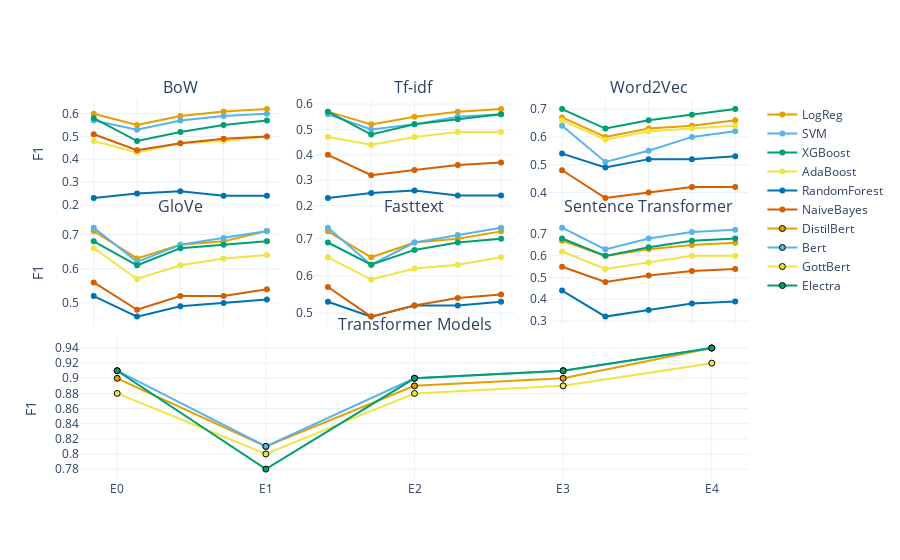

The notebook cell this image was saved under:
### Code cell
fig = make_subplots(rows=3, 
                    cols=3, 
                    specs=[[{},{},{}], [{},{},{}], [{"colspan": 3}, None, None]],
                    horizontal_spacing=.05,
                    vertical_spacing=.03,
                    row_heights=[.3, .3, .4],
                    subplot_titles=("BoW", "Tf-idf", "Word2Vec", "GloVe", "Fasttext", "Sentence Transformer", "Transformer Models"),
                   )
fig.update_layout(template='plotly_white')
df = pd.read_csv('/home/sami/FLAIR/Results/LINEAR/LinearScores.csv').sort_values('Experiment')
embedding = 'BoW'
row = 1
col = 1
model = 'LogReg'
fig = add_trace_linear(df, fig, embedding, model, row=1, col=1)
model = 'SVM'
fig = add_trace_linear(df, fig, embedding, model, row=1, col=1)
model = 'XGBoost'
fig = add_trace_linear(df, fig, embedding, model, row=1, col=1)
model = 'AdaBoost'
fig = add_trace_linear(df, fig, embedding, model, row=1, col=1)
model = 'RandomForest'
fig = add_trace_linear(df, fig, embedding, model, row=1, col=1)
model = 'NaiveBayes'
fig = add_trace_linear(df, fig, embedding, model, row=1, col=1)

embedding = 'Tf-idf'
row = 1
col = 2
model = 'LogReg'
fig = add_trace_linear(df, fig, embedding, model, row=row, col=col)
model = 'SVM'
fig = add_trace_linear(df, fig, embedding, model, row=row, col=col)
model = 'XGBoost'
fig = add_trace_linear(df, fig, embedding, model, row=row, col=col)
model = 'AdaBoost'
fig = add_trace_linear(df, fig, embedding, model, row=row, col=col)
model = 'RandomForest'
fig = add_trace_linear(df, fig, embedding, model, row=row, col=col)
model = 'NaiveBayes'
fig = add_trace_linear(df, fig, embedding, model, row=row, col=col)

embedding = 'Word2Vec'
row = 1
col = 3
model = 'LogReg'
fig = add_trace_linear(df, fig, embedding, model, row=row, col=col)
model = 'SVM'
fig = add_trace_linear(df, fig, embedding, model, row=row, col=col)
model = 'XGBoost'
fig = add_trace_linear(df, fig, embedding, model, row=row, col=col)
model = 'AdaBoost'
fig = add_trace_linear(df, fig, embedding, model, row=row, col=col)
model = 'RandomForest'
fig = add_trace_linear(df, fig, embedding, model, row=row, col=col)
model = 'NaiveBayes'
fig = add_trace_linear(df, fig, embedding, model, row=row, col=col)

embedding = 'GloVe'
row = 2
col = 1
model = 'LogReg'
fig = add_trace_linear(df, fig, embedding, model, row=row, col=col)
model = 'SVM'
fig = add_trace_linear(df, fig, embedding, model, row=row, col=col)
model = 'XGBoost'
fig = add_trace_linear(df, fig, embedding, model, row=row, col=col)
model = 'AdaBoost'
fig = add_trace_linear(df, fig, embedding, model, row=row, col=col)
model = 'RandomForest'
fig = add_trace_linear(df, fig, embedding, model, row=row, col=col)
model = 'NaiveBayes'
fig = add_trace_linear(df, fig, embedding, model, row=row, col=col)

embedding = 'Fasttext'
row = 2
col = 2
model = 'LogReg'
fig = add_trace_linear(df, fig, embedding, model, row=row, col=col)
model = 'SVM'
fig = add_trace_linear(df, fig, embedding, model, row=row, col=col)
model = 'XGBoost'
fig = add_trace_linear(df, fig, embedding, model, row=row, col=col)
model = 'AdaBoost'
fig = add_trace_linear(df, fig, embedding, model, row=row, col=col)
model = 'RandomForest'
fig = add_trace_linear(df, fig, embedding, model, row=row, col=col)
model = 'NaiveBayes'
fig = add_trace_linear(df, fig, embedding, model, row=row, col=col)

embedding = 'SentEmbeddings'
row = 2
col = 3
model = 'LogReg'
fig = add_trace_linear(df, fig, embedding, model, row=row, col=col)
model = 'SVM'
fig = add_trace_linear(df, fig, embedding, model, row=row, col=col)
model = 'XGBoost'
fig = add_trace_linear(df, fig, embedding, model, row=row, col=col)
model = 'AdaBoost'
fig = add_trace_linear(df, fig, embedding, model, row=row, col=col)
model = 'RandomForest'
fig = add_trace_linear(df, fig, embedding, model, row=row, col=col)
model = 'NaiveBayes'
fig = add_trace_linear(df, fig, embedding, model, row=row, col=col)

row = 3
col = 1
model = 'DistilBert'
df = pd.read_csv('/home/sami/FLAIR/Results/TRANSFORMER/TransformerScores.csv')
fig = add_trace_transformer(df, fig, model, row=row, col=col)
model = 'Bert'
fig = add_trace_transformer(df, fig, model, row=row, col=col)
model = 'GottBert'
fig = add_trace_transformer(df, fig, model, row=row, col=col)
model = 'Electra'
fig = add_trace_transformer(df, fig, model, row=row, col=col)
fig.update_xaxes(showticklabels=False)
fig.update_yaxes(title_text='F1', row=1, col=1)
fig.update_yaxes(title_text='F1', row=2, col=1)
fig.update_yaxes(title_text='F1', row=3, col=1)
fig.update_yaxes(nticks=12, row=row, col=col)
fig.update_xaxes(showticklabels=True, row=row, col=col)
pio.write_image(fig, '/home/sami/FLAIR/Visuals/PNG/Scores.png',scale=10, width=1080, height=800)
pio.write_image(fig, '/home/sami/FLAIR/Visuals/SVG/Scores.svg',scale=10, width=1080, height=800)
pio.write_image(fig, '/home/sami/FLAIR/Visuals/JPG/Scores.jpg',scale=10, width=1080, height=800)
pio.write_image(fig, '/home/sami/FLAIR/Visuals/PDF/Scores.pdf',scale=10, width=1080, height=800)
fig.write_html("/home/sami/FLAIR/Visuals/HTML/Scores.html")
fig.show()

### Figure 1 — Plotly figure (JSON) as saved in the notebook; plotly's stock layout.template omitted (floating-point values rounded to 4 significant figures)
{"data": [{"marker": {"color": "#E69F00"}, "name": "LogReg", "showlegend": true, "type": "scatter", "x": ["E0", "E1", "E2", "E3", "E4"], "xaxis": "x", "y": [0.6, 0.55, 0.59, 0.61, 0.62], "yaxis": "y"}, {"marker": {"color": "#56B4E9"}, "name": "SVM", "showlegend": true, "type": "scatter", "x": ["E0", "E1", "E2", "E3", "E4"], "xaxis": "x", "y": [0.57, 0.53, 0.57, 0.59, 0.6], "yaxis": "y"}, {"marker": {"color": "#009E73"}, "name": "XGBoost", "showlegend": true, "type": "scatter", "x": ["E0", "E1", "E2", "E3", "E4"], "xaxis": "x", "y": [0.58, 0.48, 0.52, 0.55, 0.57], "yaxis": "y"}, {"marker": {"color": "#F0E442"}, "name": "AdaBoost", "showlegend": true, "type": "scatter", "x": ["E0", "E1", "E2", "E3", "E4"], "xaxis": "x", "y": [0.48, 0.43, 0.47, 0.48, 0.5], "yaxis": "y"}, {"marker": {"color": "#0072B2"}, "name": "RandomForest", "showlegend": true, "type": "scatter", "x": ["E0", "E1", "E2", "E3", "E4"], "xaxis": "x", "y": [0.23, 0.25, 0.26, 0.24, 0.24], "yaxis": "y"}, {"marker": {"color": "#D55E00"}, "name": "NaiveBayes", "showlegend": true, "type": "scatter", "x": ["E0", "E1", "E2", "E3", "E4"], "xaxis": "x", "y": [0.51, 0.44, 0.47, 0.49, 0.5], "yaxis": "y"}, {"marker": {"color": "#E69F00"}, "name": "LogReg", "showlegend": false, "type": "scatter", "x": ["E0", "E1", "E2", "E3", "E4"], "xaxis": "x2", "y": [0.57, 0.52, 0.55, 0.57, 0.58], "yaxis": "y2"}, {"marker": {"color": "#56B4E9"}, "name": "SVM", "showlegend": false, "type": "scatter", "x": ["E0", "E1", "E2", "E3", "E4"], "xaxis": "x2", "y": [0.56, 0.5, 0.52, 0.55, 0.56], "yaxis": "y2"}, {"marker": {"color": "#009E73"}, "name": "XGBoost", "showlegend": false, "type": "scatter", "x": ["E0", "E1", "E2", "E3", "E4"], "xaxis": "x2", "y": [0.57, 0.48, 0.52, 0.54, 0.56], "yaxis": "y2"}, {"marker": {"color": "#F0E442"}, "name": "AdaBoost", "showlegend": false, "type": "scatter", "x": ["E0", "E1", "E2", "E3", "E4"], "xaxis": "x2", "y": [0.47, 0.44, 0.47, 0.49, 0.49], "yaxis": "y2"}, {"marker": {"color": "#0072B2"}, "name": "RandomForest", "showlegend": false, "type": "scatter", "x": ["E0", "E1", "E2", "E3", "E4"], "xaxis": "x2", "y": [0.23, 0.25, 0.26, 0.24, 0.24], "yaxis": "y2"}, {"marker": {"color": "#D55E00"}, "name": "NaiveBayes", "showlegend": false, "type": "scatter", "x": ["E0", "E1", "E2", "E3", "E4"], "xaxis": "x2", "y": [0.4, 0.32, 0.34, 0.36, 0.37], "yaxis": "y2"}, {"marker": {"color": "#E69F00"}, "name": "LogReg", "showlegend": false, "type": "scatter", "x": ["E0", "E1", "E2", "E3", "E4"], "xaxis": "x3", "y": [0.67, 0.6, 0.63, 0.64, 0.66], "yaxis": "y3"}, {"marker": {"color": "#56B4E9"}, "name": "SVM", "showlegend": false, "type": "scatter", "x": ["E0", "E1", "E2", "E3", "E4"], "xaxis": "x3", "y": [0.64, 0.51, 0.55, 0.6, 0.62], "yaxis": "y3"}, {"marker": {"color": "#009E73"}, "name": "XGBoost", "showlegend": false, "type": "scatter", "x": ["E0", "E1", "E2", "E3", "E4"], "xaxis": "x3", "y": [0.7, 0.63, 0.66, 0.68, 0.7], "yaxis": "y3"}, {"marker": {"color": "#F0E442"}, "name": "AdaBoost", "showlegend": false, "type": "scatter", "x": ["E0", "E1", "E2", "E3", "E4"], "xaxis": "x3", "y": [0.66, 0.59, 0.62, 0.63, 0.64], "yaxis": "y3"}, {"marker": {"color": "#0072B2"}, "name": "RandomForest", "showlegend": false, "type": "scatter", "x": ["E0", "E1", "E2", "E3", "E4"], "xaxis": "x3", "y": [0.54, 0.49, 0.52, 0.52, 0.53], "yaxis": "y3"}, {"marker": {"color": "#D55E00"}, "name": "NaiveBayes", "showlegend": false, "type": "scatter", "x": ["E0", "E1", "E2", "E3", "E4"], "xaxis": "x3", "y": [0.48, 0.38, 0.4, 0.42, 0.42], "yaxis": "y3"}, {"marker": {"color": "#E69F00"}, "name": "LogReg", "showlegend": false, "type": "scatter", "x": ["E0", "E1", "E2", "E3", "E4"], "xaxis": "x4", "y": [0.71, 0.63, 0.67, 0.68, 0.71], "yaxis": "y4"}, {"marker": {"color": "#56B4E9"}, "name": "SVM", "showlegend": false, "type": "scatter", "x": ["E0", "E1", "E2", "E3", "E4"], "xaxis": "x4", "y": [0.72, 0.62, 0.67, 0.69, 0.71], "yaxis": "y4"}, {"marker": {"color": "#009E73"}, "name": "XGBoost", "showlegend": false, "type": "scatter", "x": ["E0", "E1", "E2", "E3", "E4"], "xaxis": "x4", "y": [0.68, 0.61, 0.66, 0.67, 0.68], "yaxis": "y4"}, {"marker": {"color": "#F0E442"}, "name": "AdaBoost", "showlegend": false, "type": "scatter", "x": ["E0", "E1", "E2", "E3", "E4"], "xaxis": "x4", "y": [0.66, 0.57, 0.61, 0.63, 0.64], "yaxis": "y4"}, {"marker": {"color": "#0072B2"}, "name": "RandomForest", "showlegend": false, "type": "scatter", "x": ["E0", "E1", "E2", "E3", "E4"], "xaxis": "x4", "y": [0.52, 0.46, 0.49, 0.5, 0.51], "yaxis": "y4"}, {"marker": {"color": "#D55E00"}, "name": "NaiveBayes", "showlegend": false, "type": "scatter", "x": ["E0", "E1", "E2", "E3", "E4"], "xaxis": "x4", "y": [0.56, 0.48, 0.52, 0.52, 0.54], "yaxis": "y4"}, {"marker": {"color": "#E69F00"}, "name": "LogReg", "showlegend": false, "type": "scatter", "x": ["E0", "E1", "E2", "E3", "E4"], "xaxis": "x5", "y": [0.72, 0.65, 0.69, 0.7, 0.72], "yaxis": "y5"}, {"marker": {"color": "#56B4E9"}, "name": "SVM", "showlegend": false, "type": "scatter", "x": ["E0", "E1", "E2", "E3", "E4"], "xaxis": "x5", "y": [0.73, 0.63, 0.69, 0.71, 0.73], "yaxis": "y5"}, {"marker": {"color": "#009E73"}, "name": "XGBoost", "showlegend": false, "type": "scatter", "x": ["E0", "E1", "E2", "E3", "E4"], "xaxis": "x5", "y": [0.69, 0.63, 0.67, 0.69, 0.7], "yaxis": "y5"}, {"marker": {"color": "#F0E442"}, "name": "AdaBoost", "showlegend": false, "type": "scatter", "x": ["E0", "E1", "E2", "E3", "E4"], "xaxis": "x5", "y": [0.65, 0.59, 0.62, 0.63, 0.65], "yaxis": "y5"}, {"marker": {"color": "#0072B2"}, "name": "RandomForest", "showlegend": false, "type": "scatter", "x": ["E0", "E1", "E2", "E3", "E4"], "xaxis": "x5", "y": [0.53, 0.49, 0.52, 0.52, 0.53], "yaxis": "y5"}, {"marker": {"color": "#D55E00"}, "name": "NaiveBayes", "showlegend": false, "type": "scatter", "x": ["E0", "E1", "E2", "E3", "E4"], "xaxis": "x5", "y": [0.57, 0.49, 0.52, 0.54, 0.55], "yaxis": "y5"}, {"marker": {"color": "#E69F00"}, "name": "LogReg", "showlegend": false, "type": "scatter", "x": ["E0", "E1", "E2", "E3", "E4"], "xaxis": "x6", "y": [0.67, 0.6, 0.63, 0.65, 0.66], "yaxis": "y6"}, {"marker": {"color": "#56B4E9"}, "name": "SVM", "showlegend": false, "type": "scatter", "x": ["E0", "E1", "E2", "E3", "E4"], "xaxis": "x6", "y": [0.73, 0.63, 0.68, 0.71, 0.72], "yaxis": "y6"}, {"marker": {"color": "#009E73"}, "name": "XGBoost", "showlegend": false, "type": "scatter", "x": ["E0", "E1", "E2", "E3", "E4"], "xaxis": "x6", "y": [0.68, 0.6, 0.64, 0.67, 0.68], "yaxis": "y6"}, {"marker": {"color": "#F0E442"}, "name": "AdaBoost", "showlegend": false, "type": "scatter", "x": ["E0", "E1", "E2", "E3", "E4"], "xaxis": "x6", "y": [0.62, 0.54, 0.57, 0.6, 0.6], "yaxis": "y6"}, {"marker": {"color": "#0072B2"}, "name": "RandomForest", "showlegend": false, "type": "scatter", "x": ["E0", "E1", "E2", "E3", "E4"], "xaxis": "x6", "y": [0.44, 0.32, 0.35, 0.38, 0.39], "yaxis": "y6"}, {"marker": {"color": "#D55E00"}, "name": "NaiveBayes", "showlegend": false, "type": "scatter", "x": ["E0", "E1", "E2", "E3", "E4"], "xaxis": "x6", "y": [0.55, 0.48, 0.51, 0.53, 0.54], "yaxis": "y6"}, {"marker": {"color": "#E69F00", "line": {"color": "black", "width": 1}}, "name": "DistilBert", "type": "scatter", "x": ["E0", "E1", "E2", "E3", "E4"], "xaxis": "x7", "y": [0.9, 0.81, 0.89, 0.9, 0.94], "yaxis": "y7"}, {"marker": {"color": "#56B4E9", "line": {"color": "black", "width": 1}}, "name": "Bert", "type": "scatter", "x": ["E0", "E1", "E2", "E3", "E4"], "xaxis": "x7", "y": [0.91, 0.81, 0.9, 0.91, 0.94], "yaxis": "y7"}, {"marker": {"color": "#F0E442", "line": {"color": "black", "width": 1}}, "name": "GottBert", "type": "scatter", "x": ["E0", "E1", "E2", "E3", "E4"], "xaxis": "x7", "y": [0.88, 0.8, 0.88, 0.89, 0.92], "yaxis": "y7"}, {"marker": {"color": "#009E73", "line": {"color": "black", "width": 1}}, "name": "Electra", "type": "scatter", "x": ["E0", "E1", "E2", "E3", "E4"], "xaxis": "x7", "y": [0.91, 0.78, 0.9, 0.91, 0.94], "yaxis": "y7"}], "layout": {"annotations": [{"font": {"size": 16}, "showarrow": false, "text": "BoW", "x": 0.15, "xanchor": "center", "xref": "paper", "y": 1, "yanchor": "bottom", "yref": "paper"}, {"font": {"size": 16}, "showarrow": false, "text": "Tf-idf", "x": 0.5, "xanchor": "center", "xref": "paper", "y": 1, "yanchor": "bottom", "yref": "paper"}, {"font": {"size": 16}, "showarrow": false, "text": "Word2Vec", "x": 0.85, "xanchor": "center", "xref": "paper", "y": 1, "yanchor": "bottom", "yref": "paper"}, {"font": {"size": 16}, "showarrow": false, "text": "GloVe", "x": 0.15, "xanchor": "center", "xref": "paper", "y": 0.688, "yanchor": "bottom", "yref": "paper"}, {"font": {"size": 16}, "showarrow": false, "text": "Fasttext", "x": 0.5, "xanchor": "center", "xref": "paper", "y": 0.688, "yanchor": "bottom", "yref": "paper"}, {"font": {"size": 16}, "showarrow": false, "text": "Sentence Transformer", "x": 0.85, "xanchor": "center", "xref": "paper", "y": 0.688, "yanchor": "bottom", "yref": "paper"}, {"font": {"size": 16}, "showarrow": false, "text": "Transformer Models", "x": 0.5, "xanchor": "center", "xref": "paper", "y": 0.376, "yanchor": "bottom", "yref": "paper"}], "xaxis": {"anchor": "y", "domain": [0, 0.3], "showticklabels": false}, "xaxis2": {"anchor": "y2", "domain": [0.35, 0.65], "showticklabels": false}, "xaxis3": {"anchor": "y3", "domain": [0.7, 1], "showticklabels": false}, "xaxis4": {"anchor": "y4", "domain": [0, 0.3], "showticklabels": false}, "xaxis5": {"anchor": "y5", "domain": [0.35, 0.65], "showticklabels": false}, "xaxis6": {"anchor": "y6", "domain": [0.7, 1], "showticklabels": false}, "xaxis7": {"anchor": "y7", "domain": [0, 1], "showticklabels": true}, "yaxis": {"anchor": "x", "domain": [0.718, 1], "title": {"text": "F1"}}, "yaxis2": {"anchor": "x2", "domain": [0.718, 1]}, "yaxis3": {"anchor": "x3", "domain": [0.718, 1]}, "yaxis4": {"anchor": "x4", "domain": [0.406, 0.688], "title": {"text": "F1"}}, "yaxis5": {"anchor": "x5", "domain": [0.406, 0.688]}, "yaxis6": {"anchor": "x6", "domain": [0.406, 0.688]}, "yaxis7": {"anchor": "x7", "domain": [0, 0.376], "nticks": 12, "title": {"text": "F1"}}}}
